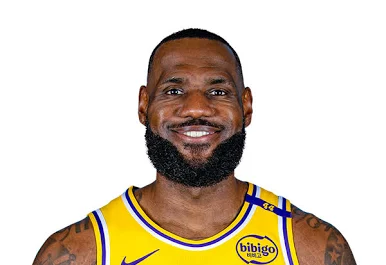
#> input picture opencv/1/bron.png, 386 x 265 px, found by its file name
$ python main.py
#> lines starting #> are read from the running program, lines starting #| are printed output that depends on the picture; after the words box and inside, x2 and y2 are one past the last pixel; in counts of white or black regions, pixels touching at a corner belong together
"""
Can you now write a minimal script (≤12 lines) that:

Reads an image,

Resizes it to exactly 200×200,

Draws a red circle at the center,

Saves it as circle.png—without copy-pasting old code?

"""

import cv2 as cv
import numpy as np
import os


def process(img_path):
    # Check if a directory path is desired and ensure it's handled properly
#> called with img_path = './bron.png'
    dir_path = os.path.join("output_dir")
    os.makedirs(dir_path, exist_ok=True)

    img = cv.imread(img_path)
#> img is the input picture: shape (265, 386, 3); mean B, G, R 189.1, 205.1, 216.4
    if img is None:
        # Create a blank image if the file doesn't exist
        img = np.zeros((200, 200, 3), dtype=np.uint8)

    # Resize the image to 200x200
    resized_img = cv.resize(img, (200, 200))
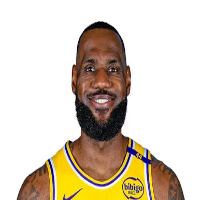
#> resized_img: shape (200, 200, 3); mean B, G, R 189.1, 205.1, 216.4

    # Draw a filled red circle at the center
    center = (100, 100)
    color = (0, 0, 255)  # BGR for red
    radius = 50
    cv.circle(resized_img, center, radius, color, -1)
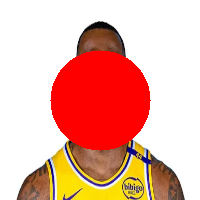
#> resized_img: shape (200, 200, 3); 19.61% of pixels changed, all inside (x1, y1, x2, y2) = (50, 50, 151, 151)

    # Save the file with the correct name and path
    output_path = os.path.join(dir_path, "circle.png")
    cv.imwrite(output_path, resized_img)


process("./bron.png")
